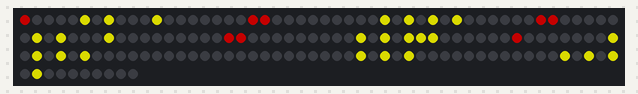
Bench run of a sketch on a simulated Arduino Uno, built with avr-gcc and run on an emulated ATmega328P. Shown: 160 RGB LEDs in strip order, left to right, continuing on the next row. Dim RGB values are drawn brighter than linear.

Above: at 0.1 s.

The sketch:

ledstripmatrix.ino
```cpp
#include "LPD8806.h"
#include "SPI.h"

int nLEDs = 160;
int dataPin  = 2;
int clockPin = 3;
int hiPixels[] = {
  5,   7,   11,
  36,  34,  32,  30,
  51,  53,  57,
  84,  83,  82,  80, 78,
  99, 101, 103, 105,
 132, 130, 128,
 145, 147, 149, 151,
};

LPD8806 strip = LPD8806(nLEDs, dataPin, clockPin);

void setup() {
    strip.begin();
    strip.show();
}

void loop() {
  strip.setPixelColor(0, 175, 0, 0);
  strip.setPixelColor(0 + 20 - 1, 175, 0, 0);

  strip.setPixelColor(0 + 20, 175, 0, 0);
  strip.setPixelColor(0 + 20 + 24 - 1, 175, 0, 0);

  strip.setPixelColor(0 + 20 + 24, 175, 0, 0);
  strip.setPixelColor(0 + 20 + 24 + 24 - 1, 175, 0, 0);

  strip.setPixelColor(0 + 20 + 24 + 24, 175, 0, 0);
  strip.setPixelColor(0 + 20 + 24 + 24 + 24 - 1, 175, 0, 0);

  for (int i = 0; i < (sizeof(hiPixels) / sizeof(int)); i++) {
    strip.setPixelColor(hiPixels[i], 200, 200, 0);
  }

  strip.show();
  delay(5000);
}
```
